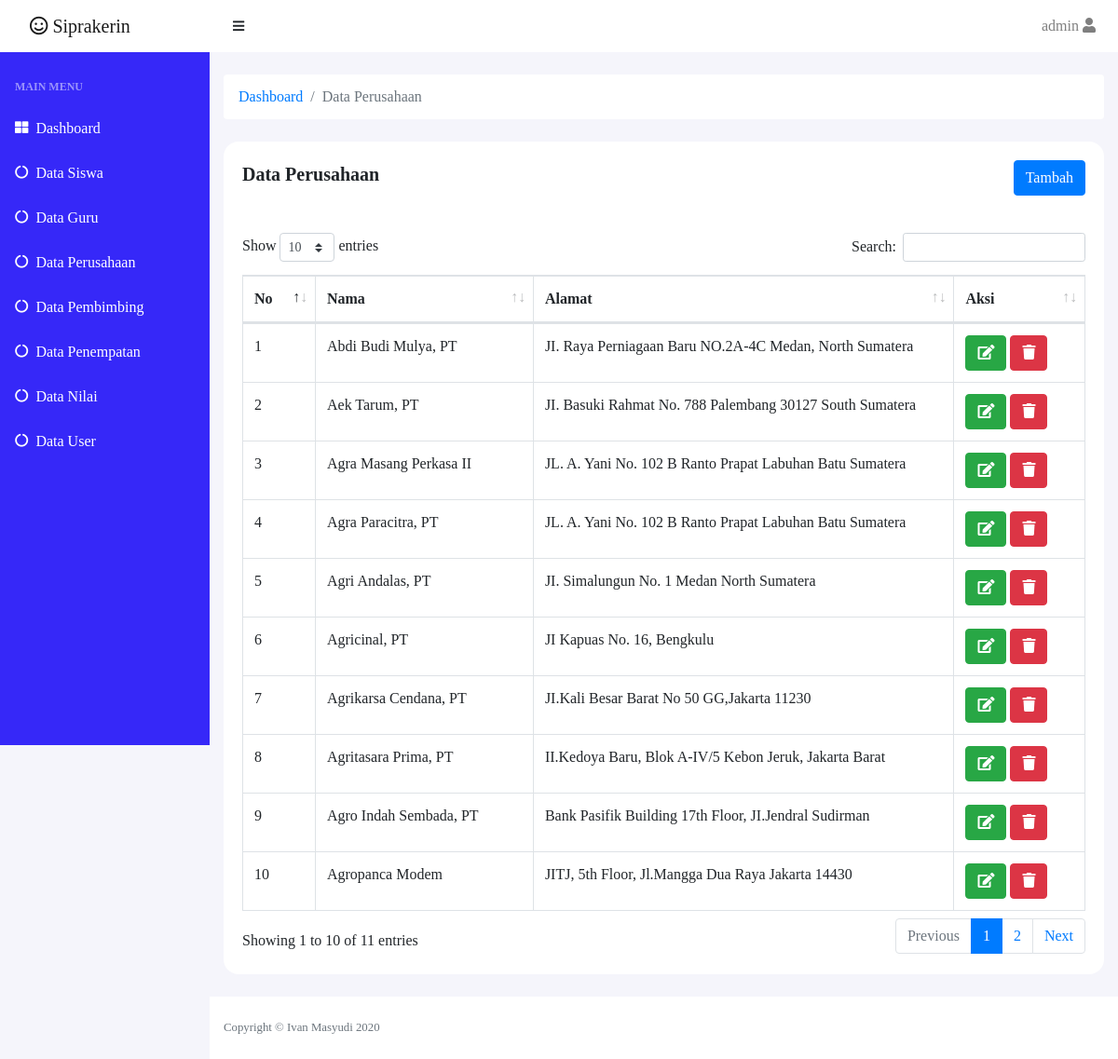
Screenshot of /page/admin/index.php?page=perusahaan (signed in) with the database file from the repository.
### tables this page shows
CREATE TABLE `tblperusahaan` (
  `id_perusahaan` int(11) NOT NULL,
  `nama_perusahaan` varchar(50) NOT NULL,
  `alamat_perusahaan` varchar(100) NOT NULL,
  `telepon` varchar(50) NOT NULL,
  `fax` varchar(50) NOT NULL
);

### page/admin/perusahaan.php (shortened to what this page needs)
<ol class="breadcrumb mb-4 mt-4 bg-white">
    <li class="breadcrumb-item"><a href="index.html">Dashboard</a></li>
    <li class="breadcrumb-item active">Data Perusahaan</li>
</ol>
<div class="wood mb-4">
    <div class="wood-header">
        Data Perusahaan
        <a href="index.php?page=add_perusahaan" class="btn btn-primary float-md-right">Tambah</a>
    </div>
    <div class="wood-body">
        <div class="table-responsive">
            <table class="table table-bordered" id="dataTable" width="100%" cellspacing="0">
                <thead>
                    <tr>
                        <th>No</th>
                        <th>Nama</th>
                        <th>Alamat</th>
                        <th>Aksi</th>
                    </tr>
                </thead>
                <tbody>
                    <?php
                    $sql = "SELECT * FROM tblperusahaan";
                    $result = $conn->query($sql);
                    $no = 1;
                    if ($result->num_rows > 0) {
                        while ($data = $result->fetch_assoc()) {
                    ?>
                            <tr>
                                <td><?php echo $no++; ?></td>
                                <td><?php echo $data['nama_perusahaan']; ?></td>
                                <td style="width:50%;"><?php echo $data['alamat_perusahaan']; ?></td>
                                <td>
                                    <a data-toggle="modal" data-target="#exampleModal<?php echo $data['id_perusahaan']; ?>" class="btn btn-success"><i class="fas fa-edit"></i></a>
                                    <a data-toggle="modal" data-target="#deleteModal<?php echo $data['id_perusahaan']; ?>" class="btn btn-danger"><i class="fas fa-trash"></i></a>
                                </td>
                            </tr>
                    <?php
                        }
                    } else {
                    }
                    ?>
                </tbody>
            </table>
        </div>
    </div>
</div>

### assets/css/style.css (style rules this page uses)
body { font-family: "Poppins" !important; font-size: 1rem !important; }
.wood { position: relative; display: -ms-flexbox; display: flex; -ms-flex-direction: column; flex-direction: column; min-width: 0; word-wrap: break-word; background-color: #fff; background-clip: border-box; border-radius: 1rem; }
.wood-body { -ms-flex: 1 1 auto; flex: 1 1 auto; min-height: 1px; padding: 1.25rem; }
.wood-header { padding: 1.25rem 1.25rem; margin-bottom: 0; font-weight: bold; font-size: 1.25rem; }

### rows the page displays
tblperusahaan: nama_perusahaan "Abdi Budi Mulya, PT", alamat_perusahaan "JI. Raya Perniagaan Baru NO.2A-4C Medan, North Sumatera"
tblperusahaan: nama_perusahaan "Aek Tarum, PT", alamat_perusahaan "JI. Basuki Rahmat No. 788 Palembang 30127 South Sumatera"
tblperusahaan: nama_perusahaan "Agra Masang Perkasa II", alamat_perusahaan "JL. A. Yani No. 102 B Ranto Prapat Labuhan Batu Sumatera"
tblperusahaan: nama_perusahaan "Agra Paracitra, PT", alamat_perusahaan "JL. A. Yani No. 102 B Ranto Prapat Labuhan Batu Sumatera"
tblperusahaan: nama_perusahaan "Agri Andalas, PT", alamat_perusahaan "JI. Simalungun No. 1 Medan North Sumatera"
tblperusahaan: nama_perusahaan "Agricinal, PT", alamat_perusahaan "JI Kapuas No. 16, Bengkulu"
tblperusahaan: nama_perusahaan "Agrikarsa Cendana, PT", alamat_perusahaan "JI.Kali Besar Barat No 50 GG,Jakarta 11230"
tblperusahaan: nama_perusahaan "Agritasara Prima, PT", alamat_perusahaan "II.Kedoya Baru, Blok A-IV/5 Kebon Jeruk, Jakarta Barat"
tblperusahaan: nama_perusahaan "Agro Indah Sembada, PT", alamat_perusahaan "Bank Pasifik Building 17th Floor, JI.Jendral Sudirman"
tblperusahaan: nama_perusahaan "Agropanca Modem", alamat_perusahaan "JITJ, 5th Floor, Jl.Mangga Dua Raya Jakarta 14430"

### other values shown
$_SESSION['username'] "admin"
